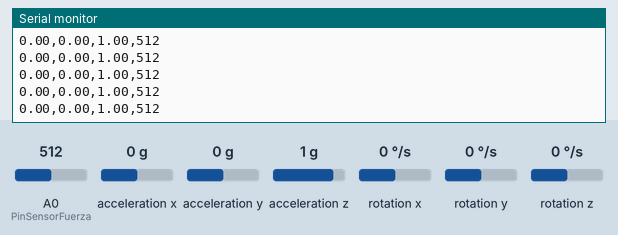
Bench run of a sketch on a simulated Arduino Uno, built with avr-gcc and run on an emulated ATmega328P. Parts: the last lines printed to the serial monitor. The test bench sets the inputs (shaded band); at power-on: A0 (PinSensorFuerza) = 512, acceleration x 0 g, acceleration y 0 g, acceleration z 1 g, rotation x 0 °/s, rotation y 0 °/s, rotation z 0 °/s.

Above: at 8.7 s.
8.8 s: A0 (PinSensorFuerza) set to 104
At 8.82 s:
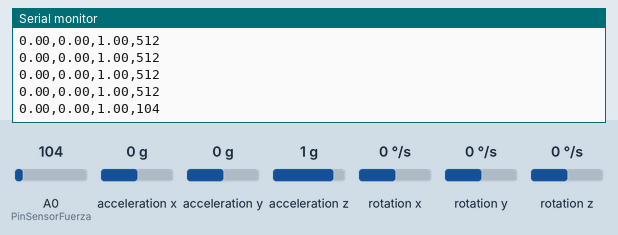
10.3 s: A0 (PinSensorFuerza) set to 95
At 10.31 s:
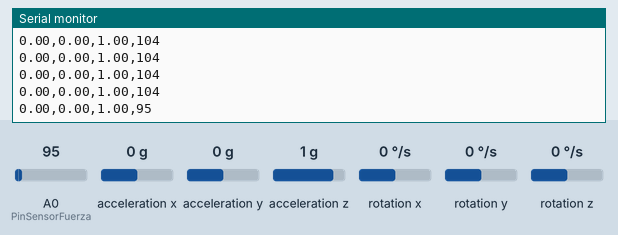
Timing chart, 0 to 13.3 s (numbered marks = the images above; inputs shaded):
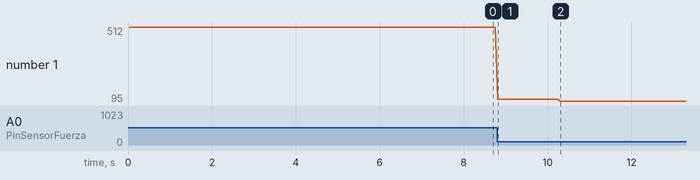

The sketch:

codigo_khapto_final.ino
```cpp
//Hay que instalar las librerias I2Cdev.h y MPU6050.h
//estan en la carpeta librerias del github
#include "Wire.h"
#include "I2Cdev.h"
#include "MPU6050.h"

MPU6050 mpu;

int16_t ax, ay, az;
int16_t gx, gy, gz;
//sensbilidad del acelerometro
float sensitivityAccel= 16384.0; //viene en LBS/g. Este valor es para un rango de 2g
//float sensitivityGiro= 131.0; //viene en LBS/°/s. Este valor es para un rango de 250[°/s]
int fuerza;
//Sensor de fuerza conectado al Pin Analogo 0
int PinSensorFuerza=A0;
float x,y,z;
//Tiempo entre mediciones (milisegundos)
int periodo=50;


void setup()
{
    Wire.begin();
    Serial.begin(9600);
    Serial.println("Initialize MPU");
    mpu.initialize();
    Serial.println(mpu.testConnection() ? "Connected" : "Connection failed");
}

void loop()
{
    //Se leen los valores del acelerometro para aceleracion y giro
    mpu.getMotion6(&ax, &ay, &az, &gx, &gy, &gz);
    //Se convierten los valores de la aceleración a g
    x=ax/sensitivityAccel;
    z=az/sensitivityAccel;
    y=ay/sensitivityAccel;
    //lectura sensor de fuerza
    fuerza=analogRead(PinSensorFuerza);
    //Enviar valores
    Serial.print(x);
    Serial.print(",");
    Serial.print(y);
    Serial.print(",");
    Serial.print(z);
    Serial.print(",");
    Serial.println(fuerza);
    delay(periodo);
}
```

Measured:
- after the input at 8.8 s, the serial monitor: prints a new line at once (image 1)
- after the input at 10.3 s, the serial monitor: prints a new line at once (image 2)
- plotted number 1: 512 → 104 after the input at 8.8 s, 104 → 95 after the input at 10.3 s
